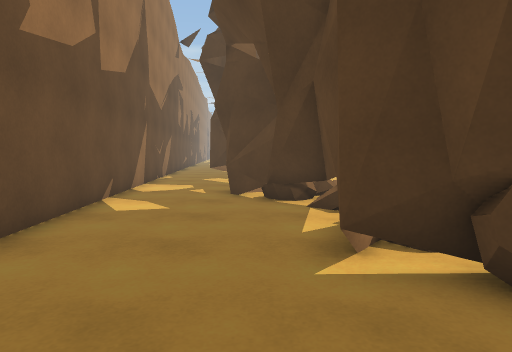
view 1 (above)

16 first-person views from a walk through a Unity game level. The camera is 1.2 m above the floor, tilts 4° down and sees 75° across. The floor is counted in squares, 1 m on a side. Each view is taken from the middle of a square. On the plan, view 1 faces up. The plan holds only what a view shows up to about 14 squares ahead; the rest is blank. The place goes on beyond the plan.

view 2
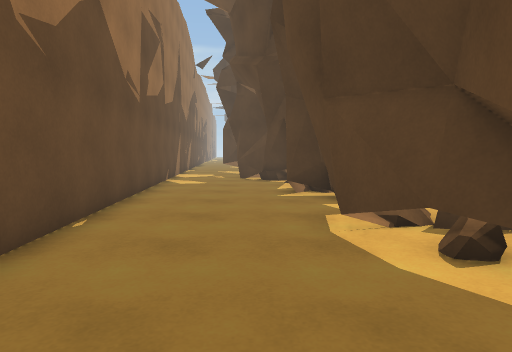

view 3
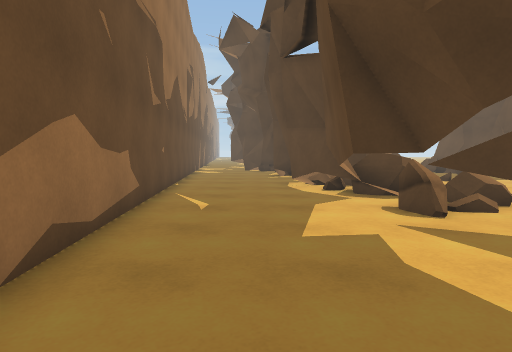

view 4
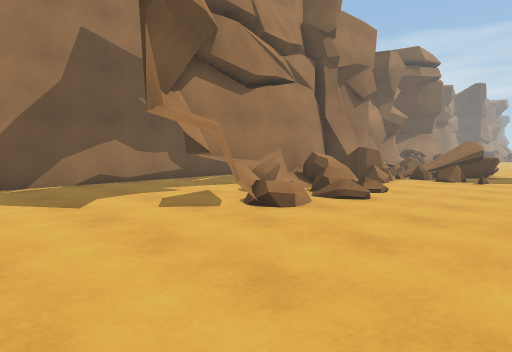

view 5
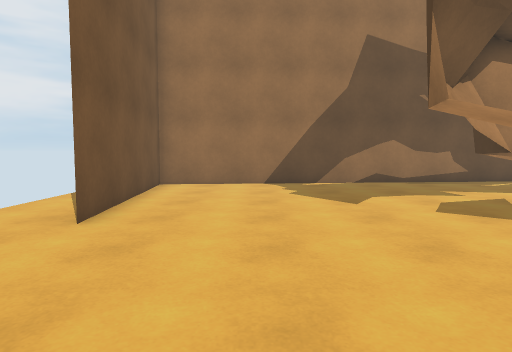

view 6
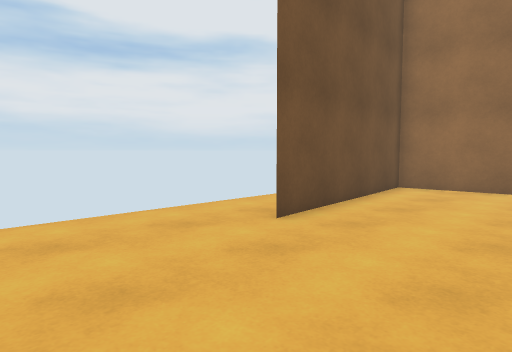

view 7
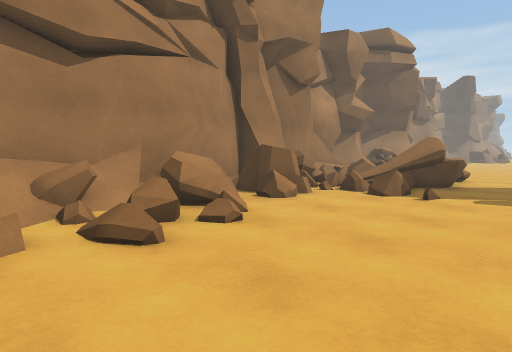

view 8
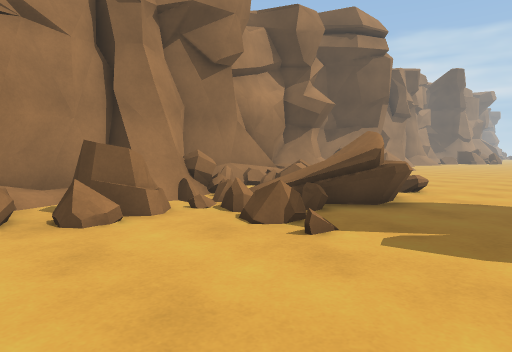

view 9
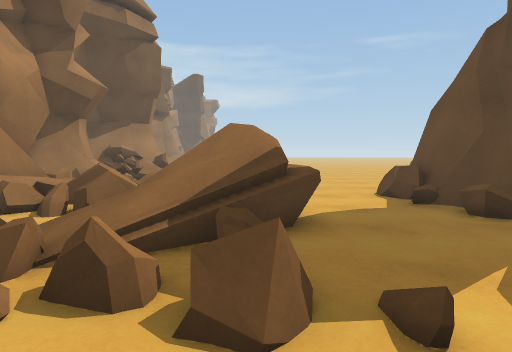

view 10
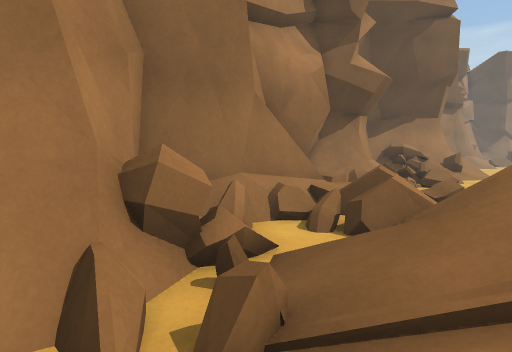

view 11
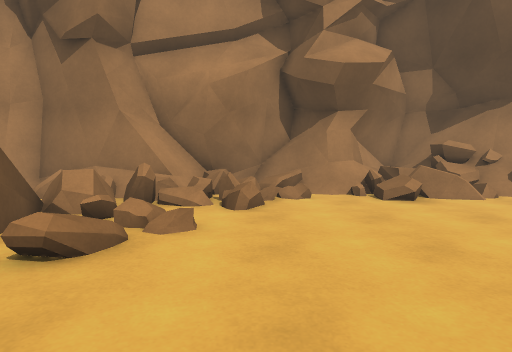

view 12
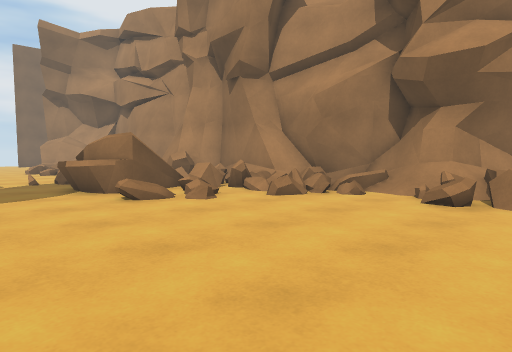

view 13
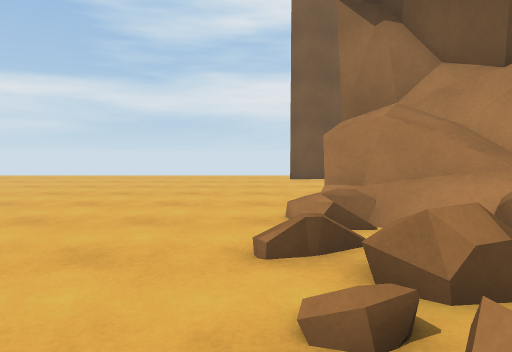

view 14
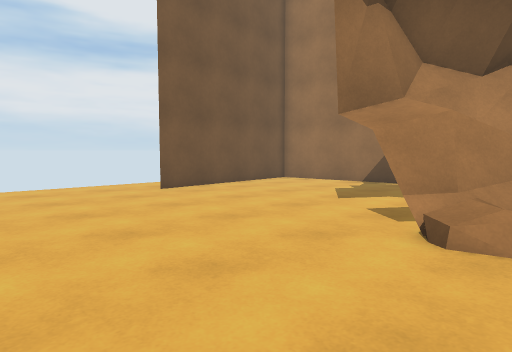

view 15
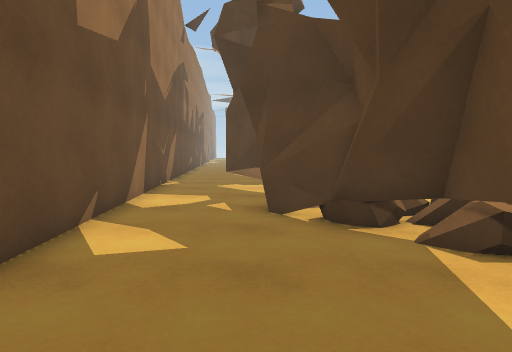

view 16
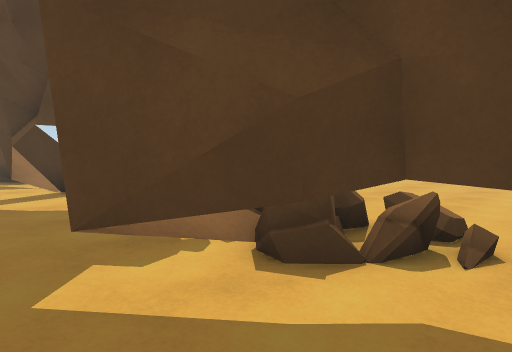

### Floor plan
Key: @ floor where view 1 was taken; # wall or solid block; x gap in a wall; . main floor; : floor 0.25 m higher than the main floor; + floor 0.5 m higher than the main floor; * floor 1 m higher than the main floor; / step, stairs or slope; = window, fence, low wall or low ledge; ^ raised ledge; T thing the floor can be seen under or through; O other object.
Columns run from 5 left of view 1 to 11 right of it. Each row starts with its distance up from view 1.
 16 #..###==.........
 15 ##.#=:==.........
 14  #..##==.........
 13  #...#/=.........
 12  #...#/..........
 11  #..#==#.........
 10  #..###=/=.......
  9  #...##==.......=
  8  #...##//.:.O...=
  7  #....#===: #.../
  6  #....#O.==##=../
  5  #....#=..+*#=..=
  4  # ...#.::+=#=...
  3   #...###.:.+...
  2   #....##..::...
  1   #...###=#.=....
  0   #..@#:=^#......
 -1   #...####=......
 -2   #....#.x......
 -3   #....##^^/.....
 -4   #....#=^=/.....
 -5   #....#=.//.....
 -6   #....T==./:....
 -7   #....TTT./.....
 -8   ##...TTT=O.....
 -9    #......#......
-10    #......#......
-11    #.............
-12    #.............
-13    #.............
-14    #.............
-15    #.............
-16    #............
-17    #.######.....
-18    ###  ........
-19         .......

Where each view was taken, in squares from view 1:
view 1: 0 up, 0 right, facing up
view 2: 6 down, 0 right, facing up
view 3: 13 down, 0 right, facing up
view 4: 14 down, 11 right, facing up-left
view 5: 14 down, 11 right, facing left
view 6: 13 down, 10 right, facing down-left
view 7: 8 down, 11 right, facing up-left
view 8: 3 down, 11 right, facing up-left
view 9: 1 down, 7 right, facing up
view 10: 1 up, 6 right, facing up-left
view 11: 10 up, 11 right, facing left
view 12: 16 up, 11 right, facing down-left
view 13: 2 down, 7 right, facing down
view 14: 7 down, 11 right, facing down-left
view 15: 3 up, 1 left, facing up
view 16: 12 up, 3 left, facing up-right
